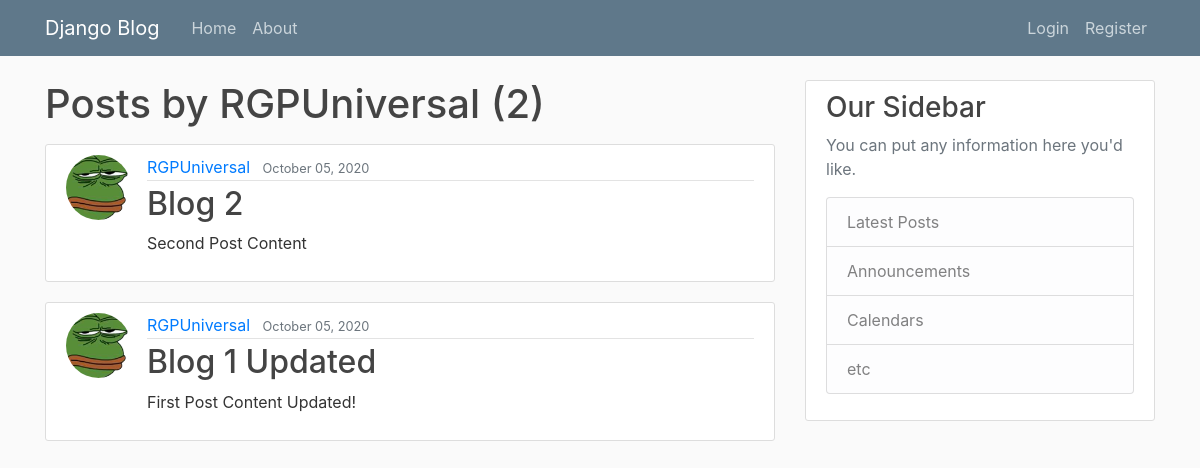
The page /user/RGPUniversal on the database as committed earlier.
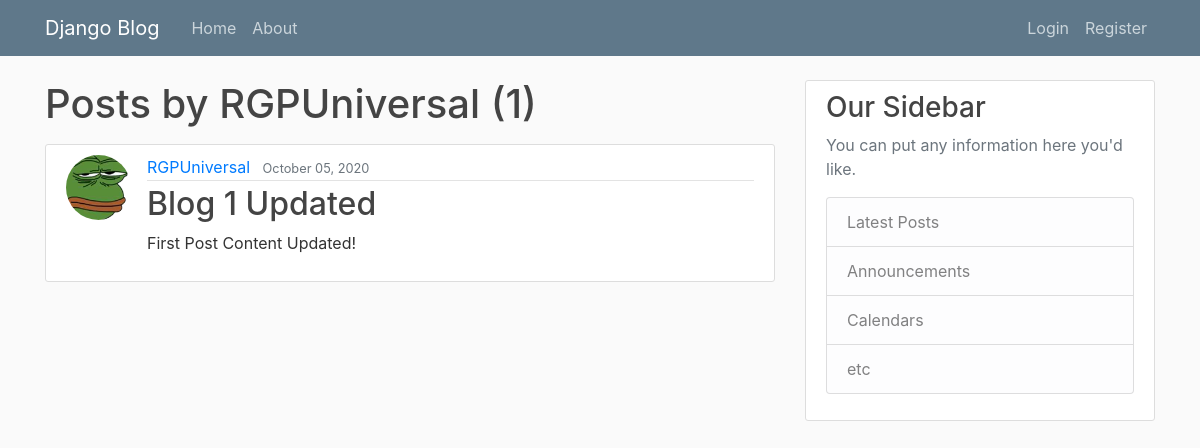
The same page on the database as committed later.
### RGPblog/models.py (models this page shows, shortened)
class Post(models.Model):
	title = models.CharField(max_length=100)
	content = models.TextField() #unrestriced vs charfield
	date_posted = models.DateTimeField(default = timezone.now)  # auto_now=True (updates date whenever post is updated)
	author = models.ForeignKey(User, on_delete=models.CASCADE)

### users/models.py (models this page shows, shortened)
class Profile(models.Model):
	user = models.OneToOneField(User, on_delete=models.CASCADE)
	image = models.ImageField(default="default.jpg", upload_to='profile_pics')

### RGPblog/views.py (the view)
# urls.py: path('user/<str:username>', UserPostListView.as_view(), name='user-posts'),                         # route to home page
class UserPostListView(ListView):
	model = Post
	template_name = "RGPblog/user_posts.html"
	context_object_name='posts'
	paginate_by=3
	def get_queryset(self):
		user = get_object_or_404(User, username=self.kwargs.get('username'))
		return Post.objects.filter(author=user).order_by('-date_posted')

### RGPblog/templates/RGPblog/user_posts.html (shortened to what this page needs)
{% extends "RGPblog/base.html" %}
{% block content%}
	<h1 class="mb-3">Posts by {{ view.kwargs.username }} ({{ page_obj.paginator.count }})</h1>
	{% for post in posts %}
		<article class="media content-section">
		  <img class="rounded-circle article-img"src="{{ post.author.profile.image.url }}">
		  <div class="media-body">
		    <div class="article-metadata">
		      <a class="mr-2" href="{% url 'user-posts' post.author.username %}">{{ post.author }}</a>
		      <small class="text-muted">{{ post.date_posted | date:"F d, Y" }}</small>
		    </div>
		    <h2><a class="article-title" href="{% url 'post-detail' post.id %}">{{ post.title }}</a></h2>
		    <p class="article-content">{{ post.content }}</p>
		  </div>
		</article>
	{% endfor %}
{% endblock content %}

Rows that differ between the two databases and show on the page:
no longer on this page (row edited): Post: author.profile.image (picture), author "RGPUniversal", date_posted "October 05, 2020", title "Blog 2", content "Second Post Content"
Other text that changed with them:
{{ page_obj.paginator.count }}: "2" → "1"
